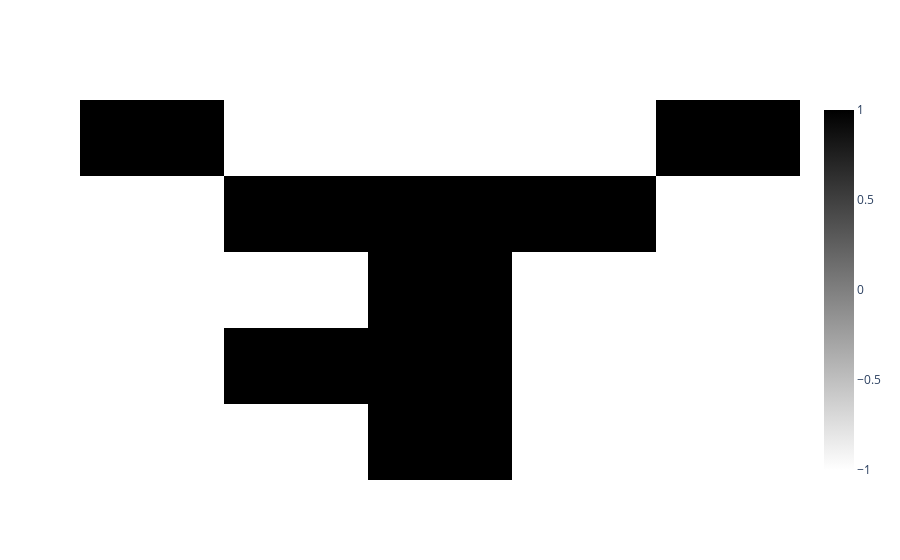

The notebook cell saved with this chart:
### Code cell
import plotly.graph_objects as go
import numpy as np


# Create a NumPy array from your matrix
def print_letter(X):
  X_array = np.array(X)

  # Define the colors for 1 and -1
  colorscale = [[0, 'white'], [1, 'black']]

  # Create a heatmap figure with Plotly
  fig = go.Figure(data=go.Heatmap(z=X_array, colorscale=colorscale))

  # Set the axes to have no labels and no gridlines
  fig.update_xaxes(showticklabels=False, showgrid=False)
  fig.update_yaxes(showticklabels=False, showgrid=False)
  
  # Show the figure
  fig.show()

print_letter(np.flipud(result_image))

### Figure 1 — Plotly figure (JSON) as saved in the notebook; plotly's stock layout.template omitted (floating-point values rounded to 4 significant figures)
{"data": [{"colorscale": [[0, "white"], [1, "black"]], "type": "heatmap", "z": [[-1, -1, 1, -1, -1], [-1, 1, 1, -1, -1], [-1, -1, 1, -1, -1], [-1, 1, 1, 1, -1], [1, -1, -1, -1, 1]]}], "layout": {"xaxis": {"showgrid": false, "showticklabels": false}, "yaxis": {"showgrid": false, "showticklabels": false}}}
